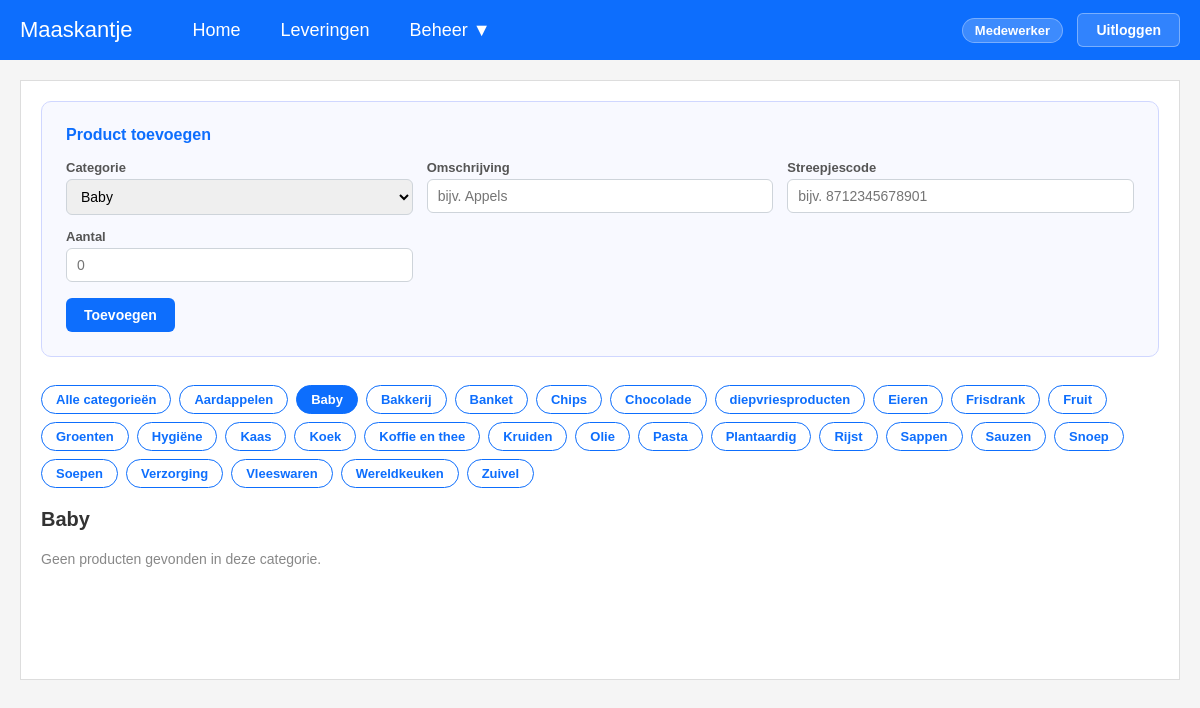
Screenshot of /Pages/magazijnvoorraad.php?cat=35 (signed in) with the database file from the repository.
### tables this page shows
CREATE TABLE `category` (
  `id` int(11) NOT NULL,
  `code` varchar(25) NOT NULL,
  `omschrijving` varchar(255) NOT NULL
);

### Pages/magazijnvoorraad.php (the view, shortened to what this page needs)
<?php
$db = (new Database())->getConnection();
$oud = ['AGF', 'KV', 'ZPE', 'BB', 'FSKK', 'PRW', 'SSKO', 'SKCC', 'BVH'];
$placeholders = implode(',', array_fill(0, count($oud), '?'));
$db->prepare("UPDATE product SET category_id = NULL WHERE category_id IN (SELECT id FROM category WHERE code IN ($placeholders))")->execute($oud);
$db->prepare("DELETE FROM category WHERE code IN ($placeholders)")->execute($oud);
$active_cat = isset($_GET['cat']) ? (int)$_GET['cat'] : 0;
$edit_row = null;
$categorieen = $db->query('SELECT * FROM category ORDER BY omschrijving')->fetchAll(PDO::FETCH_ASSOC);
if ($active_cat > 0) {
    $stmt = $db->prepare('
        SELECT p.*, c.omschrijving AS categorie
        FROM product p
        LEFT JOIN category c ON c.id = p.category_id
        WHERE p.category_id = ?
        ORDER BY p.omschrijving
    ');
    $stmt->execute([$active_cat]);
}
$producten = $stmt->fetchAll(PDO::FETCH_ASSOC);
$back_url = 'magazijnvoorraad.php' . ($active_cat ? '?cat=' . $active_cat : '');
?>
<!DOCTYPE html>
<html lang="nl">
<head>
    <link rel="stylesheet" href="../css/dashboard.css">
    <link rel="stylesheet" href="../css/leveringen.css">
</head>
<body>
<?php include __DIR__ . '/../Components/navbar.php'; ?>
<div class="content">
    <?php if ($edit_row): ?>
        <div class="form-card">
            <h3>Product bewerken</h3>
            <form method="POST" action="<?= htmlspecialchars($back_url) ?>">
                <input type="hidden" name="action" value="update">
                <input type="hidden" name="id"     value="<?= (int)$edit_row['id'] ?>">
                <div class="form-grid">
                    <div class="form-group">
                        <label>Categorie</label>
                        <select name="category_id" required>
                            <?php foreach ($categorieen as $c): ?>
                                <option value="<?= $c['id'] ?>" <?= $c['id'] == $edit_row['category_id'] ? 'selected' : '' ?>>
                                    <?= htmlspecialchars($c['omschrijving']) ?>
                                </option>
                            <?php endforeach; ?>
                        </select>
                    </div>
                    <div class="form-group">
                        <label>Omschrijving</label>
                        <input type="text" name="omschrijving" value="<?= htmlspecialchars($edit_row['omschrijving']) ?>" required>
                    </div>
                    <div class="form-group">
                        <label>Streepjescode</label>
                        <input type="text" name="streepjescode" value="<?= htmlspecialchars($edit_row['streepjescode']) ?>" required>
                    </div>
                    <div class="form-group">
                        <label>Aantal</label>
                        <input type="number" step="0.01" min="0" name="aantal" value="<?= htmlspecialchars($edit_row['aantal']) ?>" required>
                    </div>
                </div>
                <div class="form-actions">
                    <button type="submit" class="btn-save">Opslaan</button>
                    <a href="<?= htmlspecialchars($back_url) ?>" class="btn-cancel">Annuleren</a>
                </div>
            </form>
        </div>
    <?php else: ?>
        <div class="form-card">
            <h3>Product toevoegen</h3>
            <form method="POST" action="<?= htmlspecialchars($back_url) ?>">
                <div class="form-grid">
                    <div class="form-group">
                        <label>Categorie</label>
                        <select name="category_id" required>
                            <?php foreach ($categorieen as $c): ?>
                                <option value="<?= $c['id'] ?>" <?= $c['id'] == $active_cat ? 'selected' : '' ?>>
                                    <?= htmlspecialchars($c['omschrijving']) ?>
                                </option>
                            <?php endforeach; ?>
                        </select>
                    </div>
                    <div class="form-group">
                        <label>Omschrijving</label>
                        <input type="text" name="omschrijving" placeholder="bijv. Appels" required>
                    </div>
                    <div class="form-group">
                        <label>Streepjescode</label>
                        <input type="text" name="streepjescode" placeholder="bijv. 8712345678901" required>
                    </div>
                    <div class="form-group">
                        <label>Aantal</label>
                        <input type="number" step="0.01" min="0" name="aantal" placeholder="0" required>
                    </div>
                </div>
                <div class="form-actions">
                    <button type="submit" class="btn-add">Toevoegen</button>
                </div>
            </form>
        </div>
    <?php endif; ?>
    <div class="cat-tabs">
        <a href="magazijnvoorraad.php" class="cat-tab <?= $active_cat === 0 ? 'active' : '' ?>">Alle categorieën</a>
        <?php foreach ($categorieen as $c): ?>
            <a href="?cat=<?= $c['id'] ?>" class="cat-tab <?= $active_cat === (int)$c['id'] ? 'active' : '' ?>">
                <?= htmlspecialchars($c['omschrijving']) ?>
            </a>
        <?php endforeach; ?>
    </div>
    <div class="page-header">
        <h2>
            <?php
            if ($active_cat > 0) {
                foreach ($categorieen as $c) {
                    if ((int)$c['id'] === $active_cat) echo htmlspecialchars($c['omschrijving']);
                }
            } else {
                echo 'Alle producten';
            }
            ?>
        </h2>
    </div>
    <?php if (empty($producten)): ?>
        <p style="color:#888; font-size:14px;">Geen producten gevonden in deze categorie.</p>
    <?php endif; ?>
</div>
</body>
</html>

### css/dashboard.css (style rules this page uses)
* { margin:0; padding:0; box-sizing:border-box; font-family:Arial, sans-serif; }
body { background:#f5f5f5; }
.content { background:#fff; min-height:600px; margin:20px; border:1px solid #ddd; padding:20px; }

### css/leveringen.css (style rules this page uses)
.page-header { display:flex; align-items:center; justify-content:space-between; margin-bottom:20px; }
.page-header h2 { font-size:20px; color:#333; }
.btn-add { background:#0d6efd; color:#fff; border:none; padding:9px 18px; border-radius:6px; font-size:14px; font-weight:600; cursor:pointer; text-decoration:none; }
.form-card { background:#f8f9ff; border:1px solid #d0d7ff; border-radius:10px; padding:24px; margin-bottom:28px; }
.form-card h3 { margin:0 0 16px; font-size:16px; color:#0d6efd; }
.form-grid { display:grid; grid-template-columns:repeat(3, 1fr); gap:14px; }
.form-group { display:flex; flex-direction:column; gap:4px; }
.form-group label { font-size:13px; font-weight:600; color:#555; }
.form-group input, .form-group select { padding:8px 10px; border:1px solid #ced4da; border-radius:6px; font-size:14px; }
.form-actions { margin-top:16px; display:flex; gap:10px; }

### Pages/magazijnvoorraad.php (style rules this page uses)
.cat-tabs { display: flex; flex-wrap: wrap; gap: 8px; margin-bottom: 20px; }
.cat-tab { padding: 6px 14px; border-radius: 20px; border: 1.5px solid #0d6efd; color: #0d6efd; text-decoration: none; font-size: 13px; font-weight: 600; background: #fff; transition: background .15s, color .15s; }
.cat-tab:hover, .cat-tab.active { background: #0d6efd; color: #fff; }

### rows the page displays
category: omschrijving "Aardappelen"
category: omschrijving "Baby"
category: omschrijving "Bakkerij"
category: omschrijving "Banket"
category: omschrijving "Chips"
category: omschrijving "Chocolade"
category: omschrijving "diepvriesproducten"
category: omschrijving "Eieren"
category: omschrijving "Frisdrank"
category: omschrijving "Fruit"
category: omschrijving "Groenten"
category: omschrijving "Hygiëne"
category: omschrijving "Kaas"
category: omschrijving "Koek"
category: omschrijving "Koffie en thee"
category: omschrijving "Kruiden"
category: omschrijving "Olie"
category: omschrijving "Pasta"
category: omschrijving "Plantaardig"
category: omschrijving "Rijst"
category: omschrijving "Sappen"
category: omschrijving "Sauzen"
category: omschrijving "Snoep"
category: omschrijving "Soepen"
category: omschrijving "Verzorging"
category: omschrijving "Vleeswaren"
category: omschrijving "Wereldkeuken"
category: omschrijving "Zuivel"

### other values shown
$_role "Medewerker"
form field category_id "Baby"
